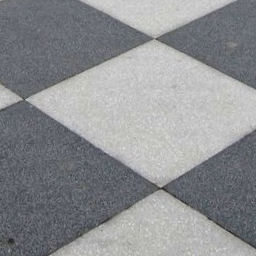
#> input picture 5.png, 256 x 256 px
$ python 'Harris Corner Implementation.py'
#> lines starting #> are read from the running program, lines starting #| are printed output that depends on the picture
import cv2
import numpy as np
from scipy import ndimage as ndi
import os


k = 0.04
window_size = 5
threshold = 10000000.00

corner_detected = 0
edge_detected = 0


input_img = cv2.imread("5.png", 0)
#> input_img: shape (256, 256); min 31, max 220, mean 141.4

cv2.imshow('Input Image', input_img)
cv2.waitKey(0)


corner_img = cv2.cvtColor(input_img.copy(), cv2.COLOR_GRAY2RGB)
edge_img = cv2.cvtColor(input_img.copy(), cv2.COLOR_GRAY2RGB)

offset = int(window_size/2)
y_range = input_img.shape[0] - offset
#> y_range = 254
x_range = input_img.shape[1] - offset
#> x_range = 254


dy, dx = np.gradient(input_img)
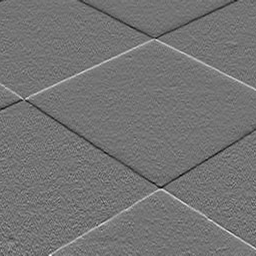
#> dy: shape (256, 256) float64; min -63, max 75, mean 0; drawn with min black and max white
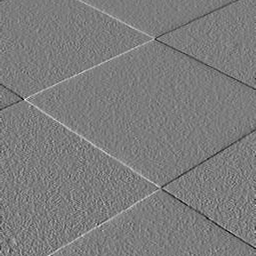
#> dx: shape (256, 256) float64; min -56.5, max 59, mean 0; drawn with min black and max white

Ixx = ndi.gaussian_filter(dx**2, sigma=1)
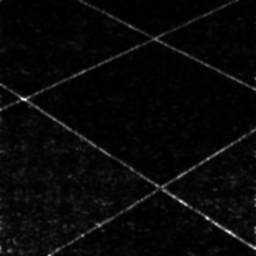
#> Ixx: shape (256, 256) float64; min 0.494, max 1054.6, mean 36.6; drawn with min black and max white
Ixy = ndi.gaussian_filter(dy*dx, sigma=1)
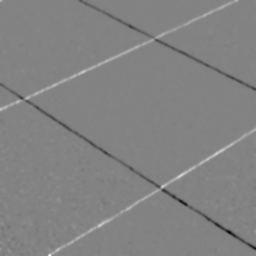
#> Ixy: shape (256, 256) float64; min -1209.5, max 1150.2, mean -1.6; drawn with min black and max white
Iyy = ndi.gaussian_filter(dy**2, sigma=1)
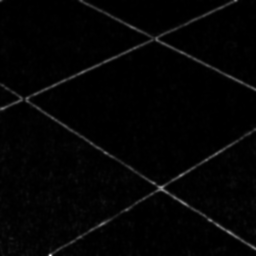
#> Iyy: shape (256, 256) float64; min 0.735, max 2889, mean 54.8; drawn with min black and max white


for y in range(offset, y_range):
        for x in range(offset, x_range):


            start_y = y - offset
            end_y = y + offset + 1
            start_x = x - offset
            end_x = x + offset + 1


            windowIxx = Ixx[start_y : end_y, start_x : end_x]
            windowIxy = Ixy[start_y : end_y, start_x : end_x]
            windowIyy = Iyy[start_y : end_y, start_x : end_x]


            Sxx = windowIxx.sum()
            Sxy = windowIxy.sum()
            Syy = windowIyy.sum()


            det = (Sxx * Syy) - (Sxy**2)
            trace = Sxx + Syy


            r = det - k*(trace**2)

            if r > threshold:

                corner_img[y,x] = (0,0,255)
                corner_detected += 1

            elif r < 0:

                edge_img[y,x] = (0,0,255)
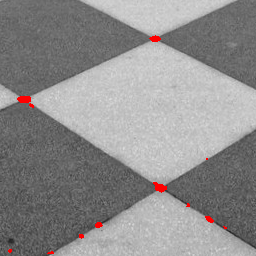
#> corner_img: shape (256, 256, 3); mean B, G, R 140.7, 140.7, 142.3
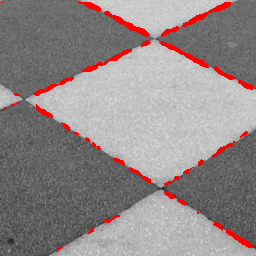
#> edge_img: shape (256, 256, 3); mean B, G, R 136.2, 136.2, 145.7
#> after the loop, corner_detected = 395


cv2.imshow('Detected Corners', corner_img)
cv2.waitKey(0)

cv2.imshow('Detected Edges', edge_img)
cv2.waitKey(0)
